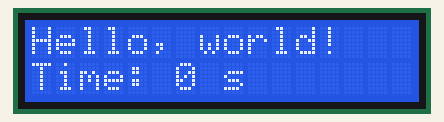
This sketch was run on a simulated Arduino Uno, built with avr-gcc and run on an emulated ATmega328P. Parts: 16×2 character LCD.

Above: at 0.1 s.
At 5.1 s:
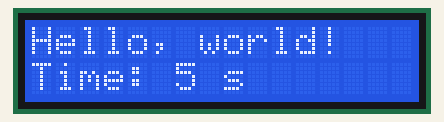
At 10.1 s:
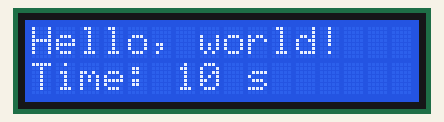
At 19.1 s:
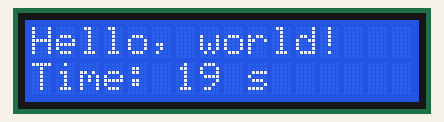
At 29.1 s:
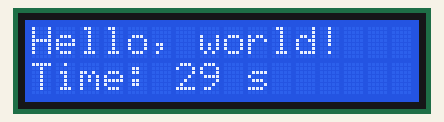
At 38.1 s:
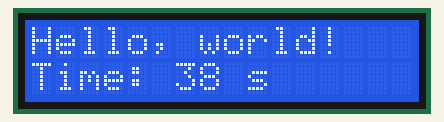

Measured:
- what the display in image 1 shows lasts 1.0 s, from 5.0 s to 6.0 s

The sketch:

HelloWorld.ino
```cpp
#include <Wire.h>
#include <LiquidCrystal_I2C.h>

// Khai báo LCD I2C (địa chỉ, số cột, số hàng)
LiquidCrystal_I2C lcd(0x27, 16, 2);

void setup() {
  lcd.init();        // Khởi tạo LCD
  lcd.backlight();   // Bật đèn nền

  lcd.setCursor(0, 0);
  lcd.print("Hello, world!");
}

void loop() {
  lcd.setCursor(0, 1);
  lcd.print("Time: ");
  lcd.print(millis() / 1000);
  lcd.print(" s   "); // Xóa ký tự thừa
}
```
